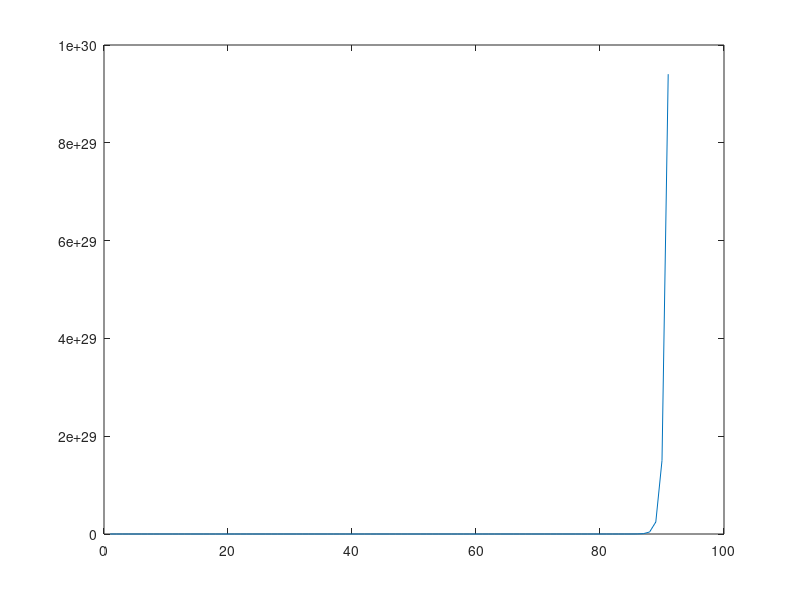

MATLAB code to generate this figure:
N = input('Enter the value of N: ');
Cv = @(w) cos(pi*(w^2)/2);
Sv = @(w) sin(pi*(w^2)/2);
sumc = 0;
sums = 0;
j = 1;
fnI = 1:0.1:10

for v=1:0.1:10;
    w = linspace(0,v,N);
    for i = 2:N-1
       sumc = sumc + (Cv(w(i)));
    end
    for i=2:N-1
       sums = sums+(Sv(w(i)));
    end
    sumc = sumc+(Cv(w(1))+Cv(w(N)))/2;
    sums = sums+(Sv(w(1))+Sv(w(N)))/2;
    h = w(2)-w(1);
    sumc = sumc*h;
    sums = sums*h;
    fnI(j) = 0.5*((sumc+0.5)^2+(sums+0.5)^2);
    j = j+1;
end

a = 1:0.1:10;
plot(fnI);